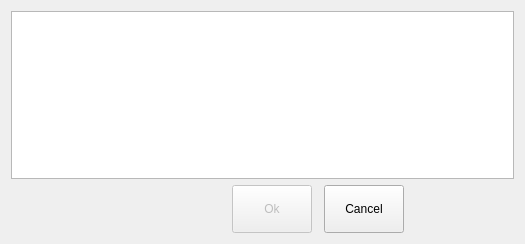
<?xml version="1.0" encoding="UTF-8"?>
<ui version="4.0">
 <class>AvatarDialog</class>
 <widget class="QWidget" name="AvatarDialog">
  <property name="geometry">
   <rect>
    <x>0</x>
    <y>0</y>
    <width>525</width>
    <height>244</height>
   </rect>
  </property>
  <property name="windowTitle">
   <string>Select an Avatar...</string>
  </property>
  <property name="autoFillBackground">
   <bool>true</bool>
  </property>
  <layout class="QVBoxLayout" name="verticalLayout">
   <item>
    <widget class="QListWidget" name="avatarList">
     <property name="iconSize">
      <size>
       <width>64</width>
       <height>64</height>
      </size>
     </property>
     <property name="spacing">
      <number>10</number>
     </property>
     <property name="gridSize">
      <size>
       <width>80</width>
       <height>80</height>
      </size>
     </property>
     <property name="viewMode">
      <enum>QListView::IconMode</enum>
     </property>
     <property name="uniformItemSizes">
      <bool>true</bool>
     </property>
     <property name="selectionRectVisible">
      <bool>false</bool>
     </property>
    </widget>
   </item>
   <item>
    <layout class="QHBoxLayout" name="horizontalLayout">
     <item>
      <spacer name="horizontalSpacer">
       <property name="orientation">
        <enum>Qt::Horizontal</enum>
       </property>
       <property name="sizeHint" stdset="0">
        <size>
         <width>40</width>
         <height>20</height>
        </size>
       </property>
      </spacer>
     </item>
     <item>
      <spacer name="horizontalSpacer_3">
       <property name="orientation">
        <enum>Qt::Horizontal</enum>
       </property>
       <property name="sizeHint" stdset="0">
        <size>
         <width>40</width>
         <height>20</height>
        </size>
       </property>
      </spacer>
     </item>
     <item>
      <widget class="QPushButton" name="okButton">
       <property name="enabled">
        <bool>false</bool>
       </property>
       <property name="minimumSize">
        <size>
         <width>0</width>
         <height>48</height>
        </size>
       </property>
       <property name="text">
        <string>Ok</string>
       </property>
      </widget>
     </item>
     <item>
      <spacer name="horizontalSpacer_4">
       <property name="orientation">
        <enum>Qt::Horizontal</enum>
       </property>
       <property name="sizeType">
        <enum>QSizePolicy::Fixed</enum>
       </property>
       <property name="sizeHint" stdset="0">
        <size>
         <width>6</width>
         <height>20</height>
        </size>
       </property>
      </spacer>
     </item>
     <item>
      <widget class="QPushButton" name="cancelButton">
       <property name="minimumSize">
        <size>
         <width>0</width>
         <height>48</height>
        </size>
       </property>
       <property name="text">
        <string>Cancel</string>
       </property>
      </widget>
     </item>
     <item>
      <spacer name="horizontalSpacer_2">
       <property name="orientation">
        <enum>Qt::Horizontal</enum>
       </property>
       <property name="sizeHint" stdset="0">
        <size>
         <width>40</width>
         <height>20</height>
        </size>
       </property>
      </spacer>
     </item>
    </layout>
   </item>
  </layout>
 </widget>
 <resources/>
 <connections/>
</ui>
